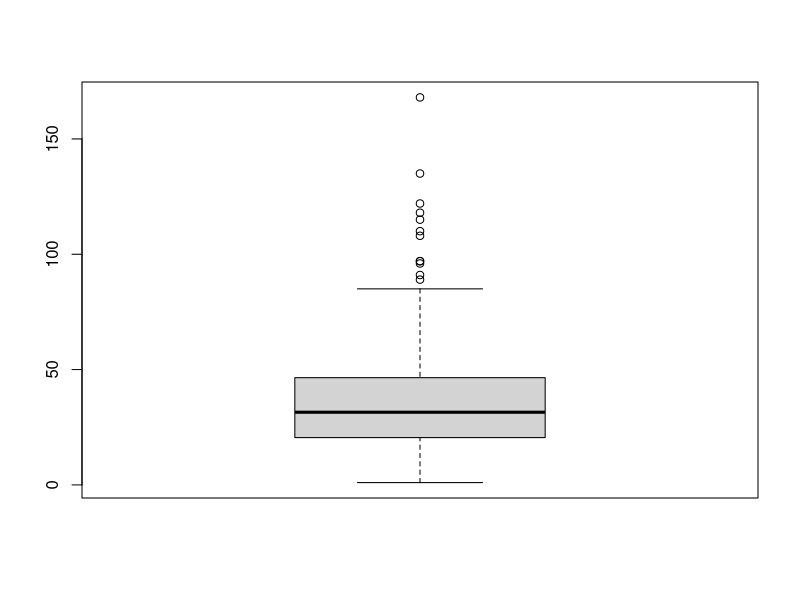
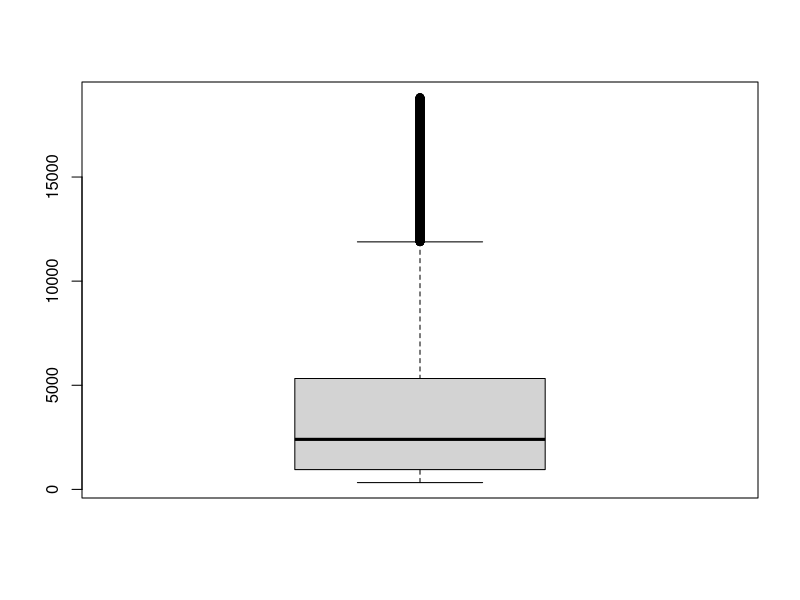
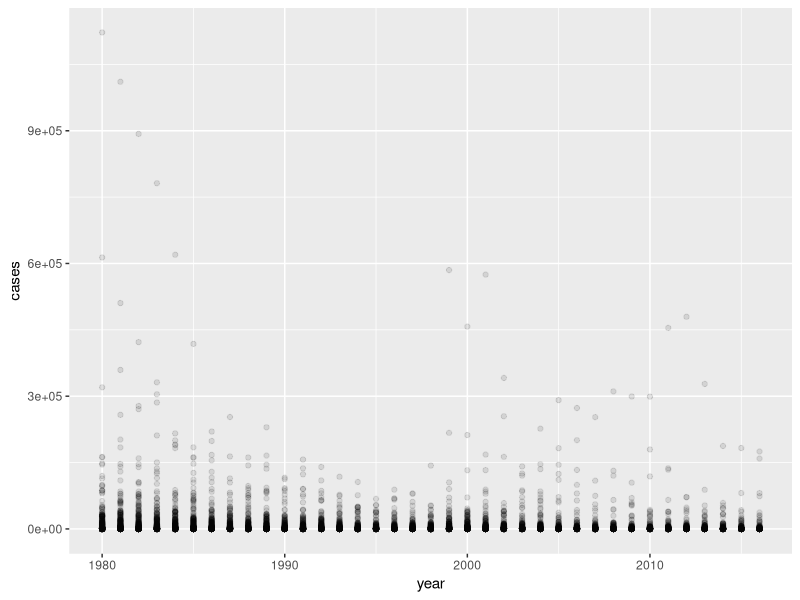
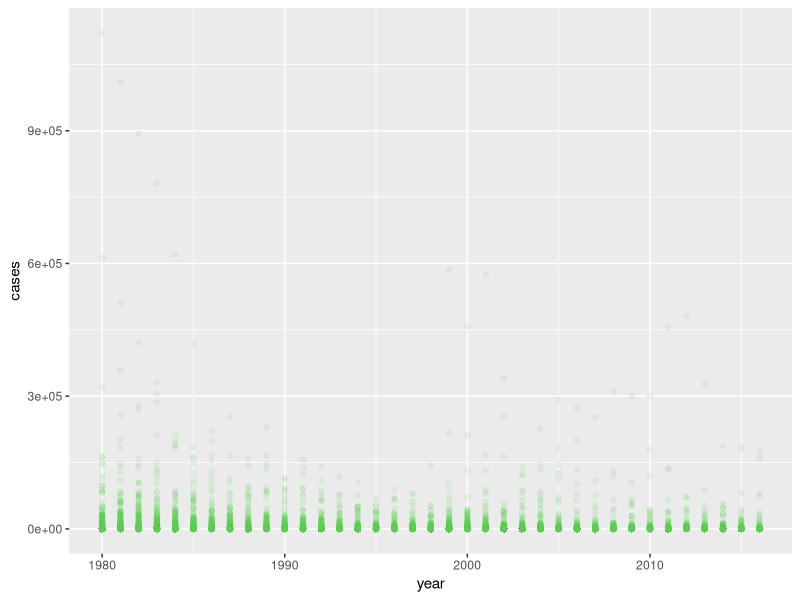
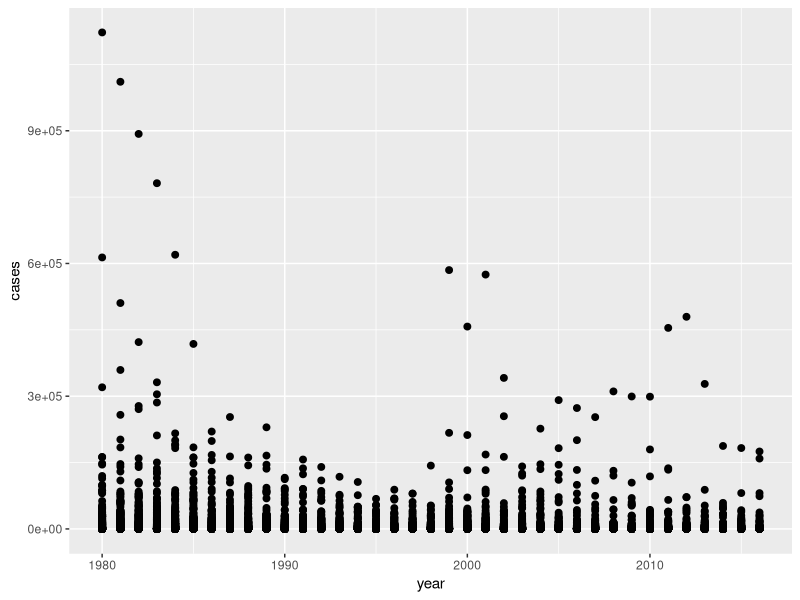
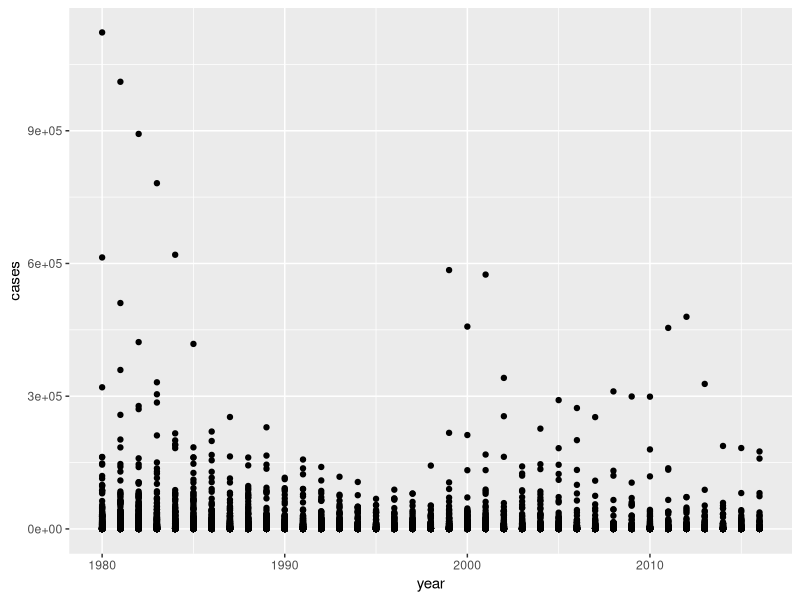
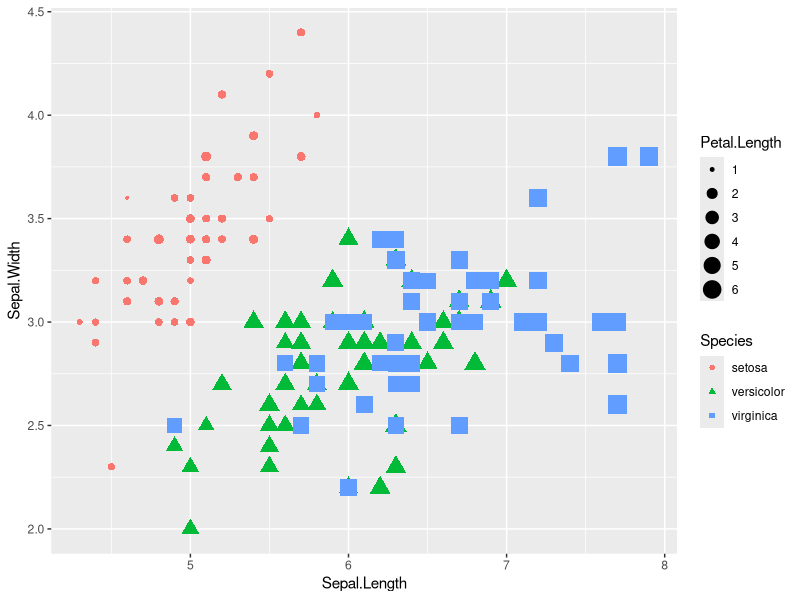
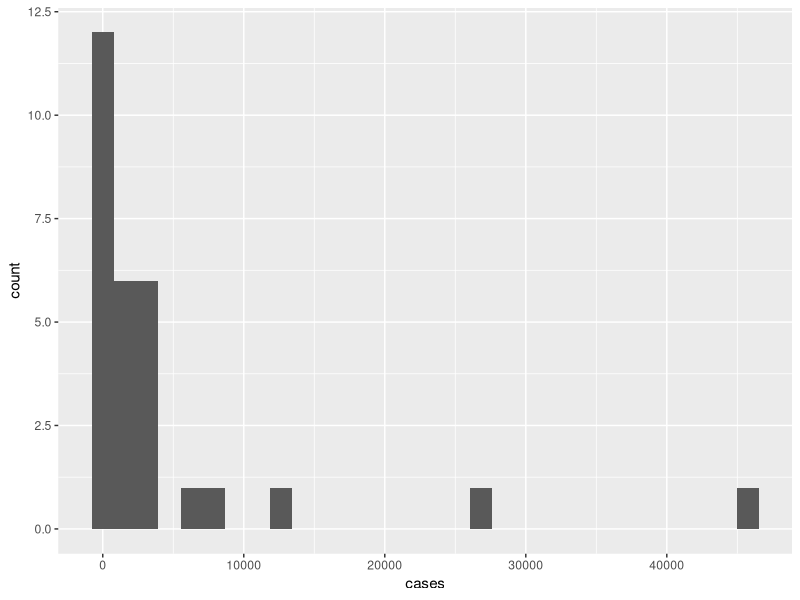

Generate these figures, in order, with R: (Note: this script raises an error after producing the figures.)
library(ggplot2)
library(dplyr)
exam_na = read.csv("exam_na.csv")

# 1. 이파일을 df로 불러온 후에 결측치의 빈도를 확인하고 결측치를 제거한 오존의 평균을 구해보시오
df <- read.csv("ozone.csv")
is.na(df)
table(is.na(df))
mean(!is.na(df))

# 2. ozone 변수에서 결측치를 제외한 데이터들의 중앙값을 구하고, ozone의 결측치에 입력후 전체 오존의 평균을 구해보시오
median(df$ozone, na.rm = T)
df$ozone <- ifelse(is.na(df$ozone), 31.5, df$ozone)
mean(df$ozone)

# 3. df에 ozone.csv 파일을 다시 입력한 후 ozone의 결측치와 극단치를 제외한 데이터들을 새 객체 df1에 입력하고, df1의 평균을 구하시오
df <- read.csv("ozone.csv")
boxplot(df$ozone)$stats
df1 <- ifelse(df$ozone>79|df$ozone<1, NA, df$ozone)
mean(df1, na.rm = T)

# 4. diamonds 데이터세트를 새 객체 diamonds에 입력후 price변수에서 극단치를 결측치로 처리한 후에 cut변수의 범주별 평균 가격을 구하시오
data('diamonds')
force(diamonds)

boxplot(diamonds$price)$stats # 극단치를 구하기위해
# 극단치를 결측치로 처리
diamonds$price <- ifelse(diamonds$price > 11886|
                         diamonds$price<326, 
                         NA, diamonds$price) 
diamonds %>% 
  filter(!is.na(price)) %>% # 결측치 없는 행 추출
  group_by(cut) %>%         # cut범주별 묶음
  summarise(m=mean(price))  

# ggplot 201p~
library(readxl)
who_disease <- read_xlsx("who_disease.xlsx")

library(readxl)
library(ggplot2)
who_disease <- read_xlsx("who_disease.xlsx")

#투명도
ggplot(who_disease, aes(x = year, y = cases)) + 
  geom_point(alpha = 0.1)
#칼라
ggplot(who_disease, aes(x = year, y = cases)) + 
  geom_point(alpha = 0.1, colour = "555555")
ggplot(who_disease, aes(x = year, y = cases)) + 
  geom_point(size = 2)
ggplot(who_disease, aes(x = year, y = cases)) + 
  geom_point(fill = "yellow")

str(iris)
ggplot(iris, aes(x = Sepal.Length,
                 y = Sepal.Width,
                 colour = Species,
                 size = Petal.Length,
                 shape = Species)) + 
  geom_point()

library(dplyr)
str(who_disease)
data2 <- who_disease %>%
  filter(region == 'AMR',
         year == 1980,
         disease == 'pertussis',
         cases>0)
ggplot(data2, aes(x= cases)) +
  geom_histogram()
ggplot(data2, aes)


diamonds <- ggplot2::diamonds
#산점도
ggplot(diamonds, aes(x= carat, y=price)) + 
  geom_point()
#막대그래프
ggplot(diamonds,aes(x=cut)) + geom_bar()
#막대그래프(x축에는 범주형변수, y축에는 연속형변수)
ggplot(diamonds,aes(x=cut, y=price)) + geom_bar(stat="identity")

#커널밀도곡선
ggplot(data=diamonds, aes(x=carat))+geom_density()

library(tidyverse)




